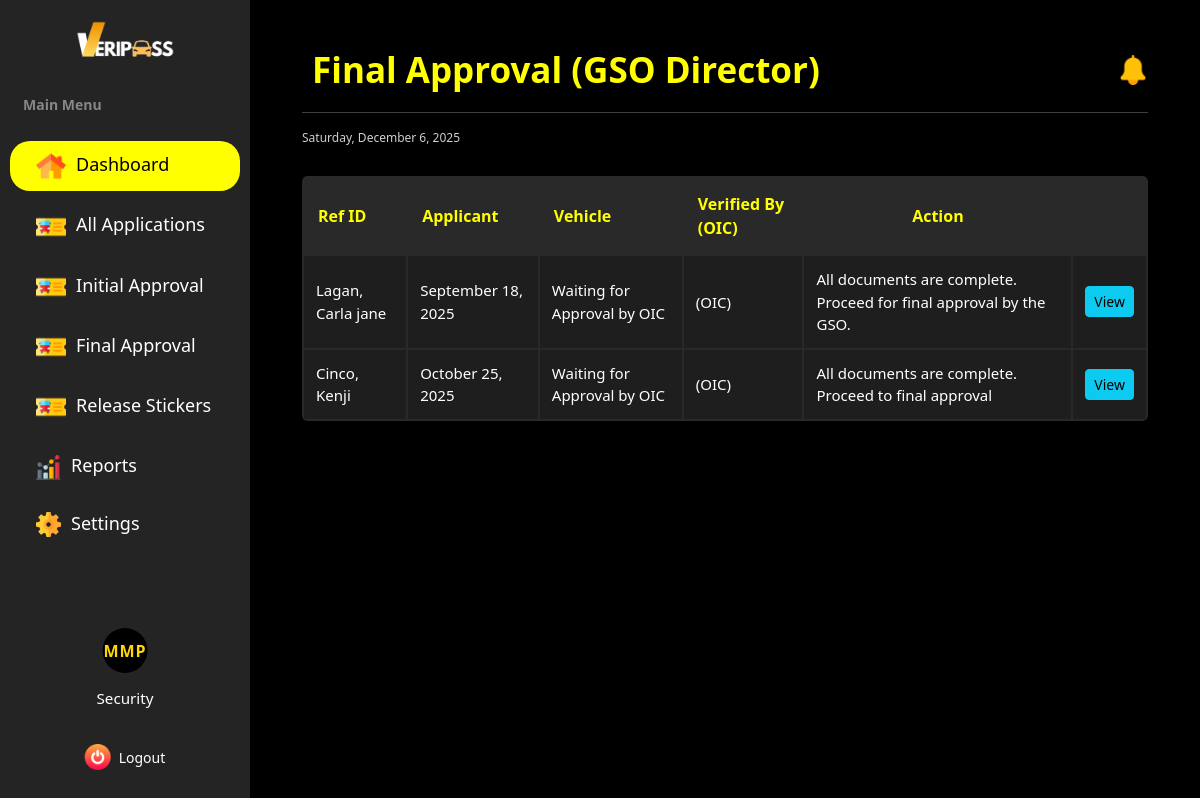
Before: /dashboard/security/final-approvals/ (signed in) with the older database file.
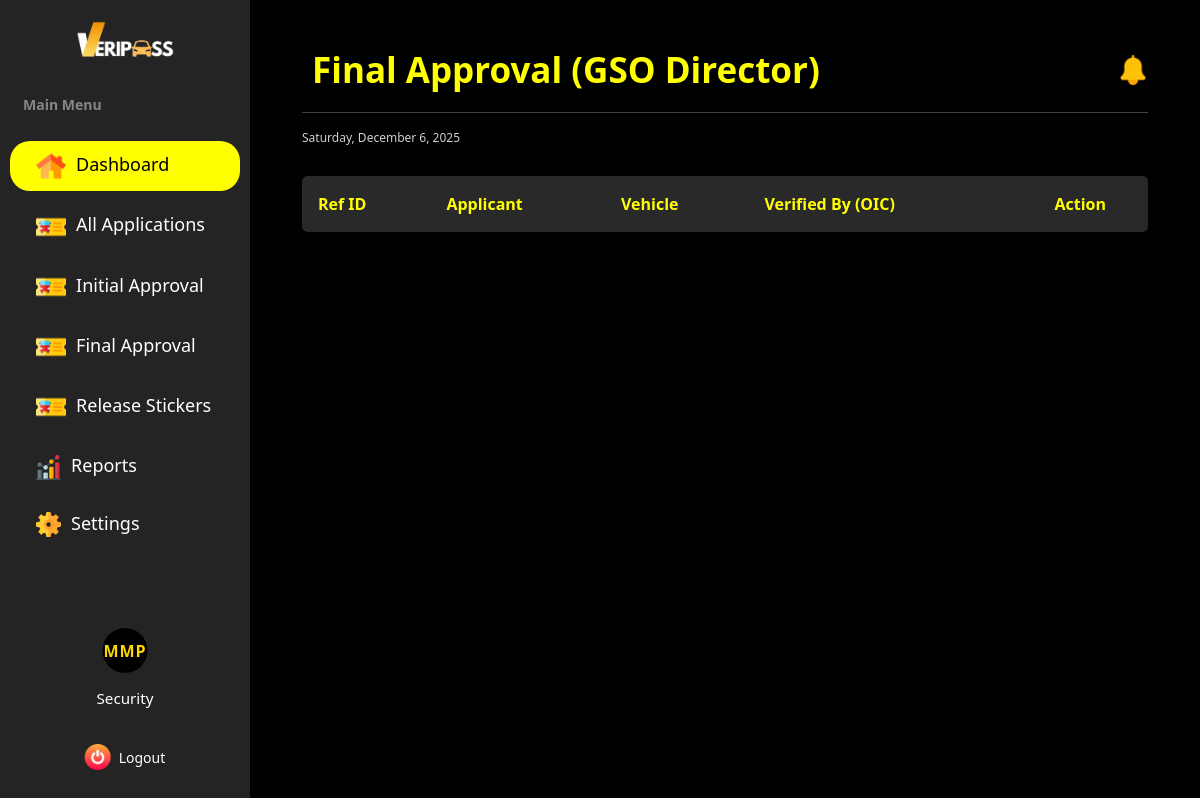
After: the same page with the newer database file.
### vehicle_pass/models.py (models this page shows, shortened)
class BaseModel(models.Model):
    created_at = models.DateTimeField(auto_now_add=True, db_index=True)
    updated_at = models.DateTimeField(auto_now=True)
    class Meta:
        abstract = True

class Registration(BaseModel):
    STATUS_CHOICES = [
        ('no application', 'No Application'),
        ('application submitted', 'Application Submitted'),
        ('initial approval', 'Waiting for Approval by OIC'),
        ('final approval', 'Waiting for Final Approval by GSO - Director'),
        ('approved', 'Approved'),
        ('sticker released', 'Vehicle Pass Sticker Released'),
        ('rejected', 'Rejected')
    ]
    registration_number = models.BigAutoField(primary_key=True)
    user = models.ForeignKey(UserProfile, on_delete=models.CASCADE)
    vehicle = models.ForeignKey(Vehicle, on_delete=models.CASCADE)
    files = models.URLField(max_length=255)
    status = models.CharField(max_length=85, choices=STATUS_CHOICES, default='no application')
    remarks = models.TextField(null=True)
    initial_approved_by = models.ForeignKey(SecurityProfile, on_delete=models.CASCADE, related_name='initial_approval', null=True, blank=True)
    final_approved_by = models.ForeignKey(SecurityProfile, on_delete=models.CASCADE, related_name='final_approval', null=True, blank=True)
    date_of_filing = models.DateTimeField(auto_now_add=True)
    sticker_released_date = models.DateField(blank=True, null=True)
    e_signature = models.ImageField(upload_to='signature/')
    printed_name = models.CharField(max_length=125)
    signature_date = models.DateTimeField(null=True, blank=True)

class UserProfile(BaseModel):
    ROLE_CHOICES = [('user', 'User'),
        ('security', 'Security'),
        ('admin', 'Admin')
        ]
    SCHOOL_ROLE_CHOICES = [('student', 'Student'),
                           ('faculty & staff', 'Faculty and Staff'),
                           ('university official', 'University Official')
    ]
    COLLEGE_CHOICES = [('CAD', 'College of Architecture and Design'),
                       ('CAH', 'College of Arts and Humanities'),
                       ('CBA', 'College of Business and Accountancy'),
                       ('CCJE', 'College of Criminal Justice and Education'),
                       ('CoE', 'College of Engineering'),
                       ('CHTM', 'College of Hospitality Management and Tourism'),
                       ('CNHS', 'College of Nursing and Health Sciences'),
                       ('CS', 'College of Sciences'),
                       ('CTE', 'College of Teacher Education'),
    ]
    YEAR_LEVEL_CHOICES = [('first year', 'First Year'),
                          ('second year', 'Second Year'),
                          ('third year', 'Third Year'),
                          ('fourth year', 'Fourth year'),
                          ('fifth year', 'Fifth Year')
    ]
    OFFICE_CHOICES = [
        ('university president', 'University President'),
        ('university president coa', 'University President COA'),
        ('office of the university secretary', 'Office of the University Secretary'),
        ('legal office', 'Legal Office (Data Privacy Office)'),
        ('planning and development office', 'Planning and Development Office'),
        ('office of the internal audit services', 'Office of the Internal Audit Services (QMS)'),
        ('public information office', 'Public Information Office'),
        ('alumni affairs office', 'Alumni Affairs Office'),
        ('academic council', 'Academic Council'),
        ('administrative council', 'Administrative Council'),
        ('research and extension council', 'Research and Extension Council'),
        ('management committee', 'Management Committee'),
        ('university ethics committee', 'University Ethics Committee'),
        ('gender and development office', 'Gender and Development Office'),
        ('international affairs and linkages office', 'International Affairs and Linkages Office'),
        ('office of the vice president for finance and administration', 'Office of the Vice President for Finance and Administration'),
        ('bids and awards committee', 'Bids and Awards Committee'),
        ('administrative management office', 'Administrative Management Office'),
        ('records archives management office', 'Records Archives Management Office'),
        ('human resource management office', 'Human Resource Management Office'),
        ('faculty and staff development unit', 'Faculty and Staff Development Unit'),
        ('health services office', 'Health Services Office'),
        ('management information system information office', 'Management Information System Information Office'),
        ('security office', 'Security Office'),
        ('supply and property management office', 'Supply and Property Management Office'),
        ('disaster risk reduction and management office', 'Disaster Risk Reduction and Management Office'),
        ('project management office', 'Project Management Office'),
        ('general services office', 'General Services Office'),
        ('utility and environmental management office', 'Utility and Environmental Management Office'),
        ('motorpool office', 'Motorpool Office'),
        ('finance management service offices (cfo)', 'Finance Management Service Offices (CFO)'),
        ('accounting office', 'Accounting Office'),
        ('processing unit', 'Processing Unit'),
        ('student accounts & assessment', 'Student Accounts & Assessment'),
        ('financial reporting', 'Financial Reporting'),
        ('budget office', 'Budget Office'),
        ('production services/income generating projects office', 'Production Services/Income Generating Projects Office'),
        ('production', 'Production'),
        ('sifma', 'SIFMA'),
        ('university bookstore', 'University Bookstore'),
        ('auxiliary services - canteen', 'Auxiliary Services - Canteen'),
        ('auxiliary services - hostel', 'Auxiliary Services - Hostel'),
        ('auxiliary services - dormitory', 'Auxiliary Services - Dormitory'),
        ('university printing press', 'University Printing Press'),
        ('procurement office', 'Procurement Office'),
        ('cashiers office', 'Cashier’s Office'),
        ('office of the vice president for research, development and extension', 'Office of the Vice President for Research, Development and Extension'),
        ('university research office', 'University Research Office'),
        ('university extension service office', 'University Extension Service Office'),
        ('intellectual property and technology transfer office', 'Intellectual Property and Technology Transfer Office'),
        ('palawan studies center', 'Palawan Studies Center'),
        ('center for strategy policy and governance', 'Center for Strategy Policy and Governance'),
        ('panrehiyong iv-b sentro ng wikang pilipino', 'Panrehiyong IV-B Sentro ng Wikang Pilipino'),
        ('marine science research center', 'Marine Science Research Center'),
        ('palawan international technology business incubator & startup hub office', 'Palawan International Technology Business Incubator & Startup Hub Office'),
        ('office of the vice president for academic affairs', 'Office of the Vice President for Academic Affairs'),
        ('office of the eteeap', 'Office of the ETEEAP'),
        ('office of the university registrar', 'Office of the University Registrar'),
        ('university quality assurance center', 'University Quality Assurance Center'),
        ('office of the university sports', 'Office of the University Sports'),
        ('office of the curriculum & instructional materials development', 'Office of the Curriculum & Instructional Materials Development'),
        ('office of the student affairs and services', 'Office of the Student Affairs and Services'),
        ('social and cultural affairs (psu band, psu dance troupe, psu singers)', 'Social and Cultural Affairs (PSU Band, PSU Dance Troupe, PSU Singers)'),
        ('office of the university library', 'Office of the University Library'),
        ('psu museum', 'PSU Museum'),
    ]
    WORKPLACE_CHOICES = OFFICE_CHOICES + COLLEGE_CHOICES
    corporate_email = models.EmailField(max_length=50, unique=True)
    password = models.CharField(max_length=128)
    contact = models.CharField(max_length=14)
    lastname = models.CharField(max_length=25)
    firstname = models.CharField(max_length=50)
    middlename = models.CharField(max_length=25, blank=True, null=True)
    suffix = models.CharField(max_length=5, blank=True, null=True)
    address = models.CharField(max_length=100, blank=True, null=True)
    dl_number = models.CharField(max_length=25)
    college = models.CharField(max_length=100, choices=COLLEGE_CHOICES ,blank=True, null=True)
    program = models.CharField(max_length=100, blank=True, null=True)
    year_level = models.CharField(max_length=40, choices=YEAR_LEVEL_CHOICES, blank=True, null=True)
    father_name = models.CharField(max_length=100, blank=True, null=True)
    father_contact = models.CharField(max_length=14, blank=True, null=True)
    father_address = models.CharField(max_length=150, blank=True, null=True)
    mother_name = models.CharField(max_length=100, blank=True, null=True)
    mother_contact =models.CharField(max_length=14, blank=True, null=True)
    mother_address = models.CharField(max_length=150, blank=True, null=True)
    guardian_name = models.CharField(max_length=100, blank=True, null=True)
    guardian_contact = models.CharField(max_length=14, blank=True, null=True)
    guardian_address = models.CharField(max_length=150, blank=True, null=True)
    position = models.CharField(max_length=50, blank=True, null=True)
    workplace = models.CharField(max_length=150, choices=WORKPLACE_CHOICES, blank=True, null=True)
    role = models.CharField(max_length=20, choices=ROLE_CHOICES, default='user', null=True)
    school_role = models.CharField(max_length=20, choices=SCHOOL_ROLE_CHOICES, null=True, blank=True)

### vehicle_pass/views.py (the view)
# urls.py: path('dashboard/security/final-approvals/', views.SecurityFinalApprovalView.as_view(), name='security_final_approvals'),
class SecurityFinalApprovalView(CustomLoginRequiredMixin, ListView):
    model = Registration
    template_name = 'Security/Security_Final_Approval.html'
    context_object_name = 'applications'
    paginate_by = 20
    def get_queryset(self):
        return Registration.objects.filter(status='initial approval')
    def get_context_data(self, **kwargs):
        context = super().get_context_data(**kwargs)
        context['director_form'] = DirectorApproveForm()
        context['page_title'] = 'For Final Approval'
        return context

### vehicle_pass/authentication.py (called while the page is built)
    def dispatch(self, request, *args, **kwargs):
        if not request.session.get("user_id"): #overrides the django dispatch
            return redirect("login")  #redirect to login if no active on session
        request.user_profile = get_object_or_404(UserProfile, id=request.session["user_id"])
        return super().dispatch(request, *args, **kwargs)

### vehicle_pass/context_processors.py (called while the page is built)
def admin_user_context(request):
    profile = None
    user_id = request.session.get('user_id')
    if user_id:
        profile = UserProfile.objects.filter(id=user_id).first()
    return {'profile': profile}

def default_user_context(request):
    profile = None
    user_id = request.session.get('user_id')
    if user_id:
        profile = UserProfile.objects.filter(id=user_id).first()
    return {'profile': profile}

def security_user_context(request):
    profile = None
    user_id = request.session.get('user_id')
    if user_id:
        profile = UserProfile.objects.filter(id=user_id).first()
    return {'profile': profile}

### templates/Security/Security_Final_Approval.html (shortened to what this page needs)
{% extends "includes/security_sidebar.html" %}
{% load static %}
{% block extra_css %}
    <link rel="stylesheet" href="https://cdn.datatables.net/responsive/2.4.1/css/responsive.dataTables.min.css">
    <link rel="stylesheet" href="{% static 'css/security-dashboard-style.css' %}">
    <link rel="stylesheet" href="{% static 'css/sidebar.css' %}">
{% endblock %}
{% block content %}
<div class="main-content flex-grow-1 ms-uto">
    <div class="container-fluid py-1">
        <div class="d-flex justify-content-between align-items-center">
            <h2 class="title mb-3 mb-md-0">Final Approval (GSO Director)</h2>
            <div class="d-flex align-items-center gap-3">
                <a href="Announcements.html" class="text-decoration-none position-relative">
                    <img src="{% static 'images/notification.png' %}" alt="Notifications" width="30" height="30">
                </a>
            </div>
        </div>
        <hr>
        <small><span id="date"></span></small>
        <br>
        <section class="table-container">
            <table id="myTable" class="users-table">
                <thead>
                    <tr>
                        <th>Ref ID</th>
                        <th>Applicant</th>
                        <th>Vehicle</th>
                        <th>Verified By (OIC)</th> <th class="text-center">Action</th>
                    </tr>
                </thead>
                <tbody>
                {% for application in applications %}
                    <tr>
                        <td>{{ application.user.lastname }}, {{ application.user.firstname }} {{ application.user.middlename|default_if_none:""|slice:":1" }} {{ application.user.suffix|default_if_none:"" }}</td>
                        <td>{{ application.created_at|date:"F d, Y" }}</td>
                        <td>{{ application.get_status_display }}</td>
                        <td>
                            {% if application.initial_approved_by %}
                                {{ application.initial_approved_by.user.get_full_name }} (OIC)
                            {% elif application.final_approved_by %}
                                {{ application.final_approved_by.user.get_full_name }} (Director)
                            {% else %}
                                N/A
                            {% endif %}
                        </td>
                        <td>{{ application.remarks|default_if_none:"no remarks" }}</td>
                        <td>
                            <a href="{% url 'security_view_specific_application' application.pk %}" class="btn btn-sm btn-info">View</a>
                            </td>
                    </tr>
                {% endfor %}
                </tbody>
            </table>
        </section>
    </div>
</div>
{% endblock %}

Changed rows visible on the page:
no longer on this page (row edited): Registration: user.lastname "Lagan", user.firstname "Carla jane", created_at "September 18, 2025", status "Waiting for Approval by OIC", remarks "All documents are complete. Proceed for final approval by the GSO."
no longer on this page (row edited): Registration: user.lastname "Cinco", user.firstname "Kenji", created_at "October 25, 2025", status "Waiting for Approval by OIC", remarks "All documents are complete. Proceed to final approval"
